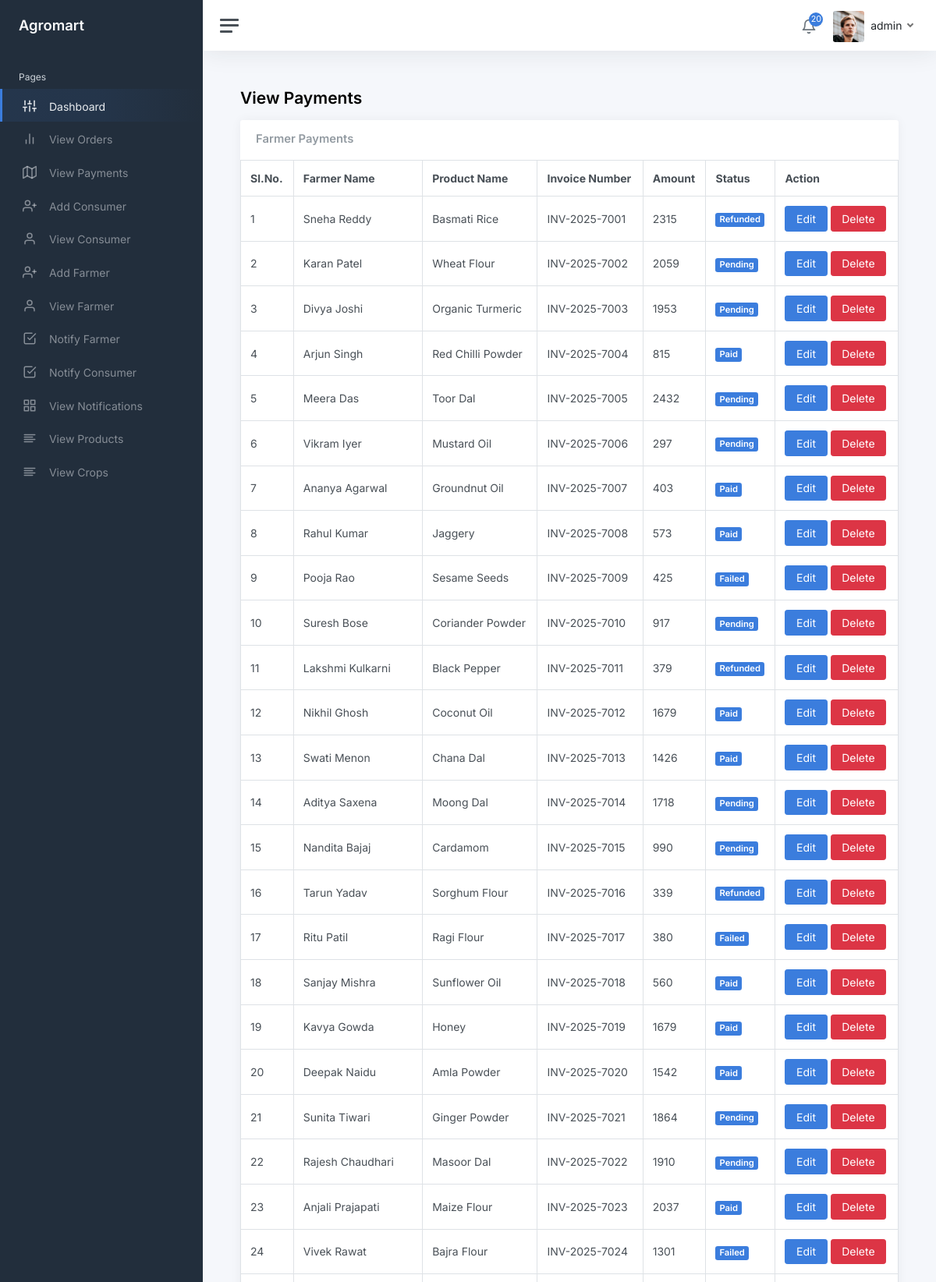
/admin/view-payments.php (signed in, upper part), run on the app's committed database.
### tables this page shows
CREATE TABLE IF NOT EXISTS `orders` (
  `order_id` int NOT NULL AUTO_INCREMENT,
  `farmer_id` int NOT NULL,
  `product_id` int NOT NULL,
  `invoice_number` varchar(30) NOT NULL,
  `amount` int NOT NULL,
  `status` varchar(30) NOT NULL,
  `datetime` timestamp NOT NULL DEFAULT CURRENT_TIMESTAMP,
  PRIMARY KEY (`order_id`)
);

CREATE TABLE IF NOT EXISTS `farmers` (
  `farmer_id` int NOT NULL AUTO_INCREMENT,
  `farmer_name` varchar(30) NOT NULL,
  `farmer_email` varchar(30) NOT NULL,
  `farmer_contact_number` varchar(12) NOT NULL,
  `farmer_address` text NOT NULL,
  `farmer_username` varchar(30) NOT NULL,
  `farmer_password` varchar(30) NOT NULL,
  PRIMARY KEY (`farmer_id`)
);

CREATE TABLE IF NOT EXISTS `products` (
  `product_id` int NOT NULL AUTO_INCREMENT,
  `product_name` varchar(30) NOT NULL,
  `product_description` text NOT NULL,
  `product_amount` int NOT NULL,
  `consumer_id` int NOT NULL,
  `image_location` text NOT NULL,
  PRIMARY KEY (`product_id`)
);

CREATE TABLE IF NOT EXISTS `payments` (
  `payment_id` int NOT NULL AUTO_INCREMENT,
  `invoice_number` varchar(30) NOT NULL,
  `status` varchar(30) NOT NULL,
  `datetime` timestamp NOT NULL DEFAULT CURRENT_TIMESTAMP,
  `amount` int NOT NULL,
  PRIMARY KEY (`payment_id`)
);

### admin/view-payments.php (the view, shortened to what this page needs)
<?php
include './includes/connection.php';
?>
<!DOCTYPE html>
<html lang="en">
<head>
	<link href="css/app.css" rel="stylesheet">
</head>
<body>
	<div class="wrapper">
		<?php include('./includes/sidebar.php'); ?>
		<div class="main">
			<?php include('./includes/navbar.php'); ?>
			<main class="content">
				<div class="container-fluid p-0">
					<h1 class="h3 mb-3"><strong>View Payments</strong></h1>
					<div class="row">
						<div class="col-12 d-flex">
							<div class="card flex-fill">
								<div class="card-header">
									<h5 class="card-title mb-0">Farmer Payments</h5>
								</div>
								<table class="table table-bordered my-0">
									<thead>
										<tr>
											<th>Sl.No.</th>
											<th class="d-none d-xl-table-cell">Farmer Name</th>
											<th class="d-none d-xl-table-cell">Product Name</th>
											<th class="d-none d-xl-table-cell">Invoice Number</th>
											<th class="d-none d-xl-table-cell">Amount</th>
											<th>Status</th>
											<th class="d-none d-xl-table-cell">Action</th>
										</tr>
									</thead>
									<tbody>
										<?php
											$query=mysqli_query($con,"SELECT A.payment_id, f.farmer_name, p.product_name, o.invoice_number, o.amount, a.status from orders O
											left join farmers F on O.farmer_id=F.farmer_id
											left join products P on P.product_id=O.product_id
                                            LEFT JOIN payments A on A.invoice_number=O.invoice_number") or die(mysqli_error($con));
											if(mysqli_num_rows($query)){
												$i=1;
												while($row=mysqli_fetch_array($query)){
										?>
										<tr>
											<td><?php echo $i; ?></td>
											<td class="d-none d-xl-table-cell"><?php echo $row['farmer_name']; ?></td>
											<td class="d-none d-xl-table-cell"><?php echo $row['product_name']; ?></td>
											<td class="d-none d-xl-table-cell"><?php echo $row['invoice_number']; ?></td>
											<td class="d-none d-md-table-cell"><?php echo $row['amount']; ?></td>
											<td><span class="badge bg-primary"><?php echo $row['status']; ?></span></td>
											<td class="d-none d-xl-table-cell">
												<a href="./edit-payment.php?payment_id=<?php echo $row['payment_id']; ?>" class="btn btn-primary">Edit</a>
												<a onclick="CheckDelete(<?php echo $row['payment_id']; ?>)" class="btn btn-danger">Delete</a>
											</td>
										</tr>
										<?php
												$i++;
												}
											}
										?>
									</tbody>
								</table>
							</div>
						</div>
					</div>
				</div>
			</main>
		</div>
	</div>
</body>
</html>

### data on the page
orders: farmer.farmer_name "Sneha Reddy", product.product_name "Basmati Rice", invoice_number "INV-2025-7001", amount "2315", payments.status "Refunded"
orders: farmer.farmer_name "Karan Patel", product.product_name "Wheat Flour", invoice_number "INV-2025-7002", amount "2059", payments.status "Pending"
orders: farmer.farmer_name "Divya Joshi", product.product_name "Organic Turmeric", invoice_number "INV-2025-7003", amount "1953", payments.status "Pending"
orders: farmer.farmer_name "Arjun Singh", product.product_name "Red Chilli Powder", invoice_number "INV-2025-7004", amount "815", payments.status "Paid"
orders: farmer.farmer_name "Meera Das", product.product_name "Toor Dal", invoice_number "INV-2025-7005", amount "2432", payments.status "Pending"
orders: farmer.farmer_name "Vikram Iyer", product.product_name "Mustard Oil", invoice_number "INV-2025-7006", amount "297", payments.status "Pending"
orders: farmer.farmer_name "Ananya Agarwal", product.product_name "Groundnut Oil", invoice_number "INV-2025-7007", amount "403", payments.status "Paid"
orders: farmer.farmer_name "Rahul Kumar", product.product_name "Jaggery", invoice_number "INV-2025-7008", amount "573", payments.status "Paid"
orders: farmer.farmer_name "Pooja Rao", product.product_name "Sesame Seeds", invoice_number "INV-2025-7009", amount "425", payments.status "Failed"
orders: farmer.farmer_name "Suresh Bose", product.product_name "Coriander Powder", invoice_number "INV-2025-7010", amount "917", payments.status "Pending"
orders: farmer.farmer_name "Lakshmi Kulkarni", product.product_name "Black Pepper", invoice_number "INV-2025-7011", amount "379", payments.status "Refunded"
orders: farmer.farmer_name "Nikhil Ghosh", product.product_name "Coconut Oil", invoice_number "INV-2025-7012", amount "1679", payments.status "Paid"
orders: farmer.farmer_name "Swati Menon", product.product_name "Chana Dal", invoice_number "INV-2025-7013", amount "1426", payments.status "Paid"
orders: farmer.farmer_name "Aditya Saxena", product.product_name "Moong Dal", invoice_number "INV-2025-7014", amount "1718", payments.status "Pending"
orders: farmer.farmer_name "Nandita Bajaj", product.product_name "Cardamom", invoice_number "INV-2025-7015", amount "990", payments.status "Pending"
orders: farmer.farmer_name "Tarun Yadav", product.product_name "Sorghum Flour", invoice_number "INV-2025-7016", amount "339", payments.status "Refunded"
orders: farmer.farmer_name "Ritu Patil", product.product_name "Ragi Flour", invoice_number "INV-2025-7017", amount "380", payments.status "Failed"
orders: farmer.farmer_name "Sanjay Mishra", product.product_name "Sunflower Oil", invoice_number "INV-2025-7018", amount "560", payments.status "Paid"
orders: farmer.farmer_name "Kavya Gowda", product.product_name "Honey", invoice_number "INV-2025-7019", amount "1679", payments.status "Paid"
orders: farmer.farmer_name "Deepak Naidu", product.product_name "Amla Powder", invoice_number "INV-2025-7020", amount "1542", payments.status "Paid"
orders: farmer.farmer_name "Sunita Tiwari", product.product_name "Ginger Powder", invoice_number "INV-2025-7021", amount "1864", payments.status "Pending"
orders: farmer.farmer_name "Rajesh Chaudhari", product.product_name "Masoor Dal", invoice_number "INV-2025-7022", amount "1910", payments.status "Pending"
orders: farmer.farmer_name "Anjali Prajapati", product.product_name "Maize Flour", invoice_number "INV-2025-7023", amount "2037", payments.status "Paid"
orders: farmer.farmer_name "Vivek Rawat", product.product_name "Bajra Flour", invoice_number "INV-2025-7024", amount "1301", payments.status "Failed"

### other printed values
$Count "20"
$Name "admin"
